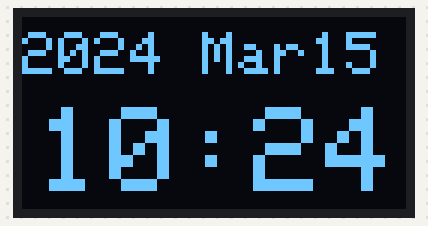
This sketch was run on a simulated Arduino Uno, built with avr-gcc and run on an emulated ATmega328P. Shown: 128×64 one-colour display. The local clock reads 2024-03-15 10:24:30 at power-on unless the sketch sets it.

Above: at 0.1 s.
At 30.2 s:
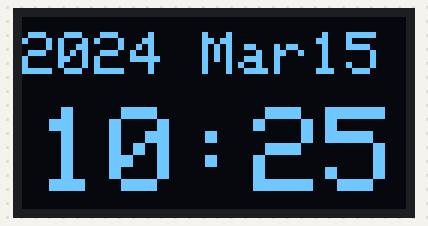
At 90.2 s:
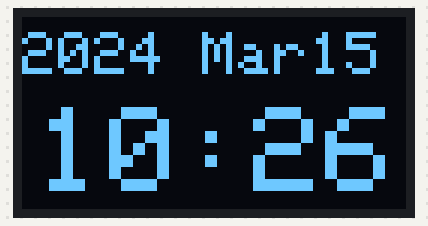

The sketch:

OLED_Clock.ino
```cpp
/***************************************************************
  OLED Analogue Clock using Adafruit GFX and OLED libraries

  by Chris Rouse Oct 2014

  visit https://learn.adafruit.com/monochrome-oled-breakouts/arduino-library-and-examples
  for the OLED libraries and instructions on their use.

  Note:: Sketch uses 51% of program storage space,
       Global variables use 90% of dyamic memory,
       leaving 187 bytes for local variables.


  Using a IIC 128x64 OLED with SSD1306 chip
  RTC DS1307
  Optional Temperature Sensor TMP 36

  Wire RTC:
  VCC +5v
  GND GND
  SDA Analog pin 4
  SCL Analog pin 5
  Wire OLED:
  VCC +5v
  GND GND
  SDA Analog pin 4
  SCL Analog pin 5
  Wire TMP36:
  VCC +3.3v
  GND GND
  Out Analog pin 1

  Connect ARef to 3.3v on Arduino
***************************************************************/
// Add libraries
#include <SPI.h>
#include <Wire.h>
#include "RTClib.h"
#include <Adafruit_GFX.h>
#include <Adafruit_SSD1306.h>
//
// setup OLED display
#define OLED_RESET 4
Adafruit_SSD1306 display(OLED_RESET);
#if (SSD1306_LCDHEIGHT != 64)
#error("Height incorrect, please fix Adafruit_SSD1306.h!");
#endif
//
// Setup RTC
RTC_DS1307 RTC;
char monthString[37] = {"JanFebMarAprMayJunJulAugSepOctNovDec"};
int  monthIndex[122] = {0, 3, 6, 9, 12, 15, 18, 21, 24, 27, 30, 33};
//
/*
  //TMP36 Pin Variables
  boolean useTMP36 = true;  // set this to false if you don not use TMP36
  //boolean useTMP36 = false;
  #define aref_voltage 3.3 // we tie 3.3V to ARef and measure it with a multimeter!
  int tempPin = 1; //the analog pin that the TMP36's Vout (sense) pin is connected to
  //the resolution is 10 mV / degree centigrade with a
  //500 mV offset to allow for negative temperatures
  int tempReading; // the analog reading from the sensor
  //
*/

void setup() {
  Serial.begin(9600);
  // If you want to set the aref to something other than 5v
  analogReference(EXTERNAL);
  Wire.begin();
  RTC.begin();
  if (! RTC.isrunning()) {
    Serial.println("RTC is NOT running!");
    // following line sets the RTC to the date & time this sketch was compiled
    RTC.adjust(DateTime(__DATE__, __TIME__));
  }
  // by default, we'll generate the high voltage from the 3.3v line internally! (neat!)
  // Use I2C Scanner to check the address, if necessary change the 0x3C in the line below
  display.begin(SSD1306_SWITCHCAPVCC, 0x3C);  // initialize with the I2C addr 0x3C (for the 128x64)
  // init done
  // set font size
  display.setTextSize(2.5);  // small font size
  display.setTextColor(WHITE);
  display.clearDisplay();

}

void loop() {
  //***** RTC **********
  DateTime now = RTC.now();
  display.setCursor(0, 5);
  display.setTextSize(2);  // small font size
  display.print(now.year(), DEC);
  display.print(' ');
  for (int i = 0; i <= 2; i++) {
    display.print(monthString[monthIndex[now.month() - 1] + i]);
  }
  //display.print(' ');
  display.print(now.day(), DEC);


  // *********************

  //
  // display time in digital format
  display.setCursor(5, 30);
  display.setTextSize(4);  // small font size
  display.print(now.hour(), DEC);
  printDigits(now.minute());
  //printDigits(now.second());
  //
  /*
    // Now draw the clock face
    display.drawCircle(display.width() / 2, display.height() / 2, 20, WHITE);
    display.drawCircle(display.width() / 2, display.height() / 2, 2, WHITE);
    //
    //hour ticks
    for ( int z = 0; z < 360; z = z + 30 ) {
    //Begin at 0° and stop at 360°
    float angle = z ;
    angle = (angle / 57.29577951) ; //Convert degrees to radians
    int x2 = (64 + (sin(angle) * 20));
    int y2 = (32 - (cos(angle) * 20));
    int x3 = (64 + (sin(angle) * (20 - 5)));
    int y3 = (32 - (cos(angle) * (20 - 5)));
    display.drawLine(x2, y2, x3, y3, WHITE);
    }
    // display second hand
    float angle = now.second() * 6 ;
    angle = (angle / 57.29577951) ; //Convert degrees to radians
    int x3 = (64 + (sin(angle) * (20)));
    int y3 = (32 - (cos(angle) * (20)));
    display.drawLine(64, 32, x3, y3, WHITE);
    //
    // display minute hand
    angle = now.minute() * 6 ;
    angle = (angle / 57.29577951) ; //Convert degrees to radians
    x3 = (64 + (sin(angle) * (20 - 3)));
    y3 = (32 - (cos(angle) * (20 - 3)));
    display.drawLine(64, 32, x3, y3, WHITE);
    //
    // display hour hand
    angle = now.hour() * 30 + int((now.minute() / 12) * 6 )   ;
    angle = (angle / 57.29577951) ; //Convert degrees to radians
    x3 = (64 + (sin(angle) * (20 - 11)));
    y3 = (32 - (cos(angle) * (20 - 11)));
    display.drawLine(64, 32, x3, y3, WHITE);
    //
    /*
    // now add temperature if needed
    if (useTMP36 == true) {
    //getting the voltage reading from the temperature sensor
    tempReading = analogRead(tempPin);
    // converting that reading to voltage, for 3.3v arduino use 3.3
    float voltage = tempReading * aref_voltage;
    voltage /= 1024.0;
    // now print out the temperature
    int temperatureC = (voltage - 0.5) * 100 ;  //converting from 10 mv per degree with 500 mV offset
    display.setCursor(100, 2);
    display.print(temperatureC);
    display.print("C");
    }
  */
  // update display with all data
  display.display();
  delay(100);
  display.clearDisplay();

}

// **************** End Main Loop *****************

void printDigits(int digits) {
  // utility function for digital clock display: prints preceding colon and leading 0
  display.print(":");
  if (digits < 10)
    display.print('0');
  display.print(digits);
}
```

Measured:
- what the display in image 1 shows lasts 60.0 s, from 30.1 s to 90.1 s
